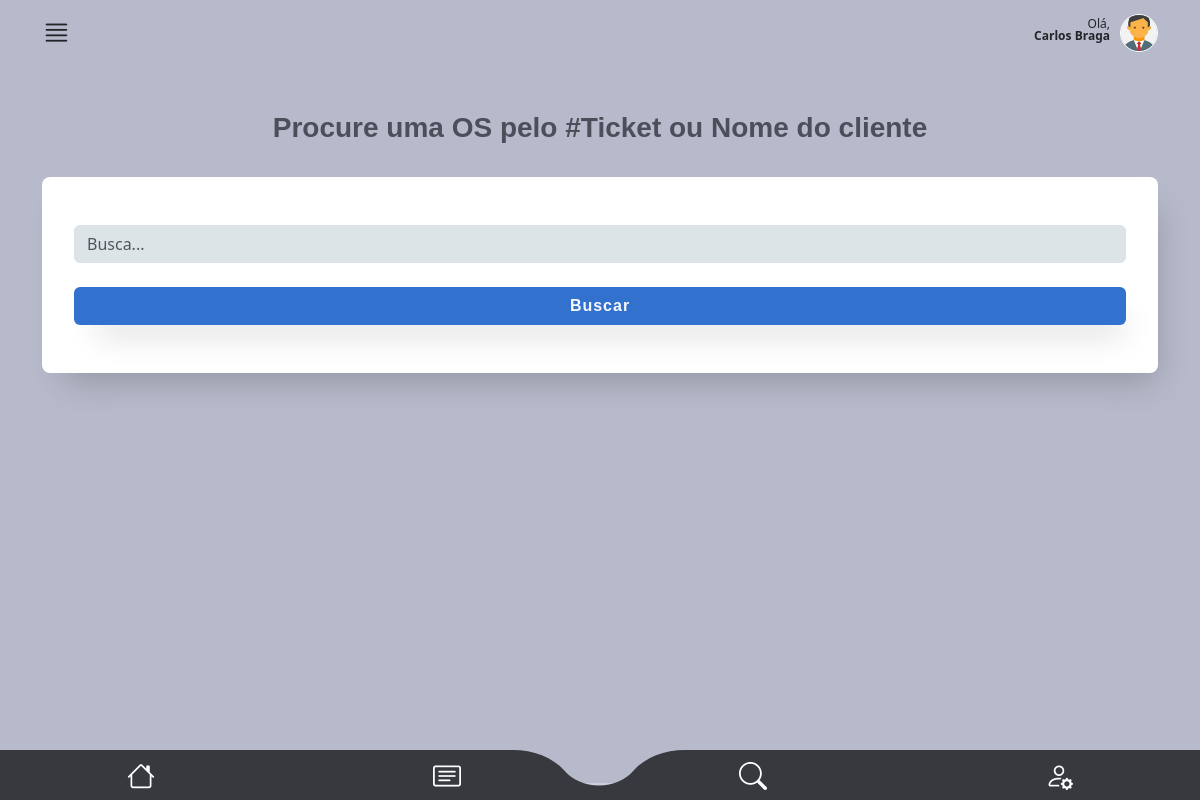
Page /main/tela_busca/ (signed in) on the committed database.
### authentication/models.py (models this page shows, shortened)
class CustomUser(AbstractUser):
    telefone = models.CharField(max_length=15, null=False)
    endereco = models.ForeignKey(
        Endereco, on_delete=models.CASCADE, null=True, default=None
    )
    foto = models.ImageField(upload_to="img/perfil_user/", null=True, blank=True)
    email = models.EmailField(unique=True)

### main/views.py (the view)
# urls.py: path("tela_busca/", views.tela_busca, name="tela_busca"),
@user_passes_test(is_tecnico)
def tela_busca(request):
    try:
        return render(request, "tela_busca.html")
    except Exception as e:
        return render(request, "error.html", {"error_message": str(e)})

### main/helpers.py (called while the page is built)
def is_tecnico(user):
    return user.groups.filter(name="Técnico").exists()

### main/templates/tela_busca.html (shortened to what this page needs)
{% extends "base2.html" %}
{%load static%}
{% block rest %}
<section id="busca_scr">
  <div class="container">
    <div class="row">
      <div class="col-10 offset-1 text-center mt-5">
        <h3 class="font-bold color04">Procure uma OS pelo #Ticket ou Nome do cliente</h3>
      </div>
      <div class="col-12">
          <form id="form_buscar" class="box-shadow mt-4" method='GET' action="{% url 'tela_busca_resultado' %}">
              <input type="text" class="form-control mt-3" name="buscar" placeholder="Busca...">
              <button type="submit" class="btn bg01 text-light w-100 box-shadow fs-6 font-bold mt-4 mb-3">Buscar</button>
          </form>
      </div>
    </div>
      </div>
</section>
   {% endblock %}

### main/templates/base2.html (shortened to what this page needs)
{%load static%}
<!DOCTYPE html>
<html lang="en" data-bs-theme="auto">
  <head>
    <link
      rel="stylesheet"
      href="https://cdn.jsdelivr.net/npm/@docsearch/css@3"
    />
    <link
      rel="stylesheet"
      href="https://cdn.jsdelivr.net/npm/bootstrap-icons@1.11.1/font/bootstrap-icons.css"
    />
    <link
      href="{% static 'assets/dist/css/bootstrap.min.css' %}"
      rel="stylesheet"
    />
    <link href="{% static 'assets/css/app_mamminfo.css' %}" rel="stylesheet" />
  </head>
  <body>
    <main class="bg03">
      <header>
        <div class="container">
          <div id="super_menu">
            <div class="row">
              <div class="col-3 text-start">
                <i class="bi bi-justify i_main"></i>
              </div>
              <div class="col-9 text-end">
                <p class="mt-2">
                  Olá,<br />
                  <strong>{{ user.first_name }} {{ user.last_name }}</strong>
                </p>
                <div class="photo_user mt-1">
                  {% if request.user.foto %}
                  <img src="{{ request.user.foto.url }}" alt="User Photo" />
                  {% else %}
                  <img
                    src="https://cdn-icons-png.flaticon.com/512/3106/3106807.png?auto=format&fit=crop&q=80&w=1760&ixlib=rb-4.0.3&ixid=M3wxMjA3fDB8MHxwaG90by1wYWdlfHx8fGVufDB8fHx8fA%3D%3D"
                    alt=""
                  />
                  {% endif %}
                </div>
              </div>
            </div>
          </div>
        </div>
      </header>
      {% block rest %}{% endblock %}
    </main>
    <footer>
      <ul class="row">
        <li class="col-3 mt-1">
          <a href="{% url 'dashboard' %}"><i class="bi bi-house"></i></a>
        </li>
        <li class="col-3 p-0 mt-1 text-start text-md-center">
          <a href="{% url 'minhas_os' %}" class="text-start text-md-center"
            ><i class="bi bi-card-text"></i
          ></a>
        </li>
        <li class="col-3 p-0 mt-1 text-end text-md-center">
          <a href="{% url 'tela_busca' %}" class="text-end text-md-center"
            ><i class="bi bi-search"></i
          ></a>
        </li>
        <li class="col-3 mt-1">
          <a href="{% url 'tela_user' %}"><i class="bi bi-person-gear"></i></a>
        </li>
      </ul>
    </footer>
  </body>
</html>

### main/templates/static/assets/css/app_mamminfo.css (style rules this page uses)
html { font-family: 'Noto', sans-serif;background: #ced0dc; }
.font-bold { font-family: 'NotoBold', sans-serif;font-weight: 600; }
.bg01 { background: #3371cf; }
.bg03 { background: #b7baca; }
.color04 { color: #4c4f5a; }
section { height: auto;min-height: 90vh;max-width: 100vw;width: 100%; }
.box-shadow { box-shadow: 10px 20px 32px -12px rgba(0,0,0,.2); }
.btn { letter-spacing: 1px; }
#super_menu { padding: 10px 0;position: relative; }
#super_menu p { font-size: .75rem;line-height: 100%;display: inline-block;margin: 0 10px 0 0; }
#super_menu .i_main { font-size: 1.8rem; }
#super_menu .photo_user { float: right;display: inline-block; }
#super_menu .photo_user img { width: 38px;height: 38px;display: block;border-radius: 38px;object-fit: cover;transform-origin: 50% 50%;border: 1px solid #fff; }
footer { position: fixed;z-index: 5; width: 100%;bottom: 0;background: url(../img/footer.svg) 50% 50% / cover;height: 50px; }
footer ul { padding: 0;margin: 0;text-align: center; }
footer ul li { list-style: none;display: inline-block; }
footer li a { color: #fff;font-size: 1.75rem;width: 100%;text-align: center;display: block; }
#busca_scr #form_buscar { background: #fff;border-radius: 8px;padding: 32px; }
#busca_scr #form_buscar .form-control { background: #dde4e8; }

### rows in the picture
CustomUser: first_name "Carlos", last_name "Braga", user.foto (picture)
